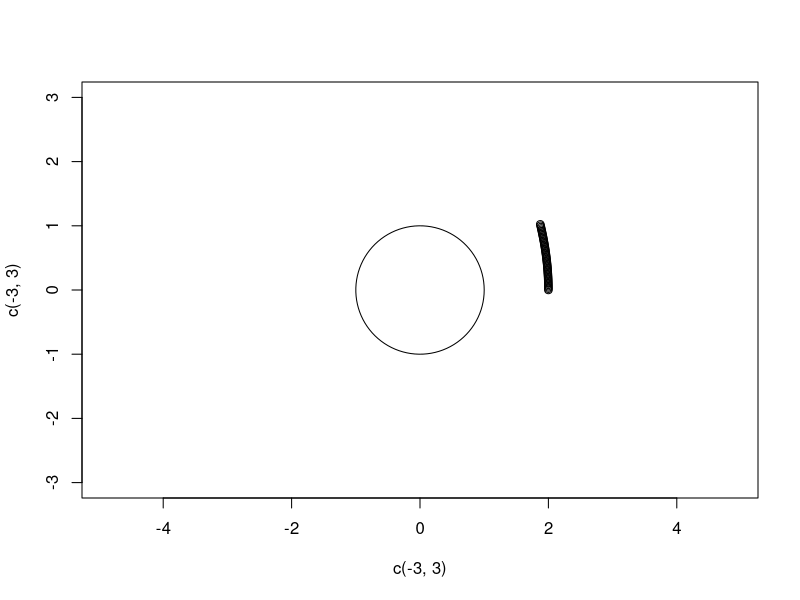

Reproduce this figure in R.
library("deSolve")

rdashdash <- function(r,rdash,lambda,M=1/2){
    x <- sqrt(1-2*M/r)
    return(
    (M*(4+lambda*(4-3*x))*r^2 + (-1+lambda*(-1+x))*r^3 + M*(3 + lambda*(3-2*x))*rdash^2 +
     2*r*(M^2*(-2+lambda*(-2+x)) + (-1+lambda*(-1+x))*rdash^2))/((-1+lambda*(-1+x))*r*(-2*M+r))
    )
}

string <- function(lambda){

    parameters <- c(lambda = lambda, M = 1/2)
    state <- c(r = 2, rdash = 0)
    times <- seq(from = 0, to = 0.5, by = 0.01)

    Lorenz <- function(t, state, parameters){
        with(as.list(c(state, parameters)), {
            dr <- rdash
            drdash <- rdashdash(r, rdash, lambda, M)
            list(c(dr, drdash))
        })
    }
    
    out <- ode(y = state, times = times, func = Lorenz, parms = parameters)
    
    
    phi <- out[,1]
    r <- out[,2]
    
    return(cbind(r*cos(phi),r*sin(phi)))
}

plot(c(-3,3),c(-3,3),type="n",asp=1)
th <- seq(from=0,to=2*pi,len=100)
points(cos(th),sin(th),type='l')  # event horizon
points(string(0)) 
